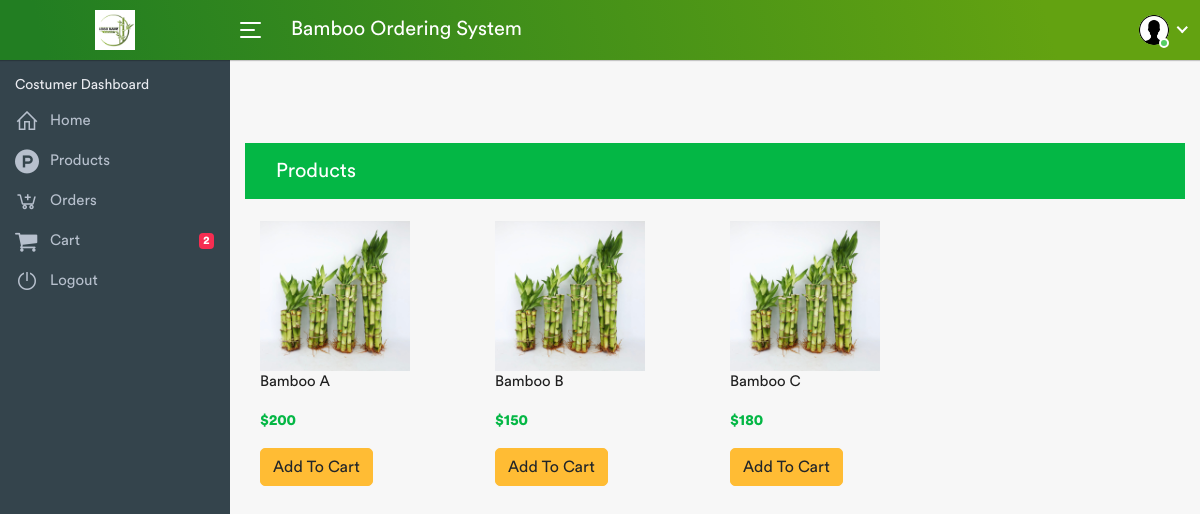
Page /client_home.php (signed in) on the committed database.
### tables this page shows
CREATE TABLE `products` (
  `product_id` int(11) NOT NULL,
  `name` varchar(100) NOT NULL,
  `sku` varchar(14) NOT NULL,
  `price` decimal(15,0) NOT NULL,
  `image` varchar(50) NOT NULL
);

### client_home.php (the view, shortened to what this page needs)
<?php
$conn = new PDO("mysql:host=localhost;dbname=bamboo", 'root', '');
$conn->setAttribute(PDO::ATTR_ERRMODE, PDO::ERRMODE_EXCEPTION);
$query = "SELECT * FROM products";
$stmt = $conn->prepare($query);
$stmt->execute();
$products = $stmt->fetchAll();
?>
<!DOCTYPE html>
<html lang="en">
<head>
    <link rel="stylesheet" href="assets/css/bootstrap.min.css">
    <link rel="stylesheet" href="assets/css/font-awesome.min.css">
    <link rel="stylesheet" href="assets/css/line-awesome.min.css">
    <link rel="stylesheet" href="assets/plugins/morris/morris.css">
    <link rel="stylesheet" href="assets/css/style.css">
    <link rel="stylesheet" type="text/css" href="//cdn.datatables.net/1.12.1/css/jquery.dataTables.min.css">
</head>
<body>
    <div class="main-wrapper">
        <?php include_once("includes/header.php"); ?>
        <?php include_once("includes/sidebar.php"); ?>
        <div class="page-wrapper">
            <div class="content container-fluid">
            </div>
            <div class="container-fluid" style="width:100%;">
                <nav class="navbar navbar-inverse" style="background:#04B745;">
                    <div class="container-fluid">
                        <div class="navbar-header"> <a class="navbar-brand" href="#" style="color:#FFFFFF;">Products</a> </div>
                    </div>
                </nav><br />
                <div class="row">
                    <div class="container-fluid" style="width:100%;">
                        <?php foreach ($products as $product) : ?>
                            <div class="col-md-3" style="float:left;">
                                <div class="thumbnail"> <img src="<?php print $product['image'] ?>" alt="Lights" width="150px">
                                    <div class="caption">
                                        <p style="text-align:left;"><?php print $product['name'] ?></p>
                                        <p style="text-align:left;color:#04B745;"><b>$<?php print $product['price'] ?></b></p>
                                        <form method="post" action="client_home.php?action=addcart">
                                            <p style="text-align:left;color:#04B745;">
                                                <button type="submit" class="btn btn-warning">Add To Cart</button>
                                            </p>
                                        </form>
                                    </div>
                                </div>
                            </div>
                        <?php endforeach; ?>
                    </div>
                </div>
            </div>
        </div>
    </div>
</body>
</html>

### rows in the picture
products: image (picture), name "Bamboo A", price "200"
products: image (picture), name "Bamboo B", price "150"
products: image (picture), name "Bamboo C", price "180"

### other values in the picture
$_SESSION['UserType'] "Costumer"
$count_cart "2"
